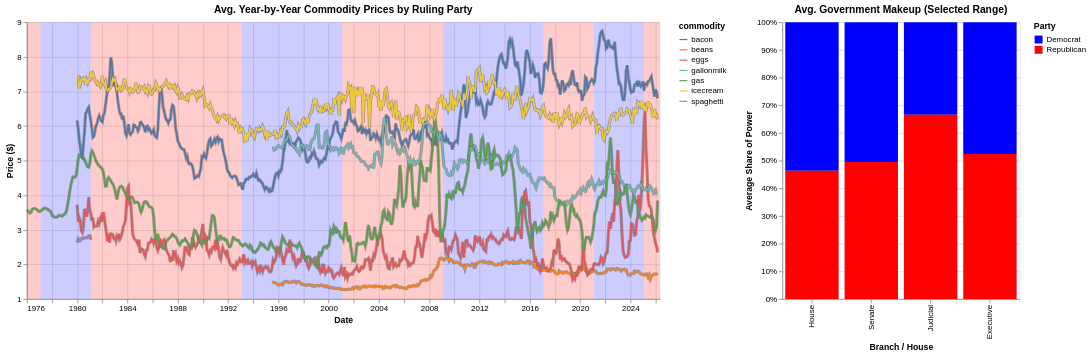

Notebook cell for this chart:
### Markdown cell above
# Visualization 1 Chart

This cell below transforms the processed time-series data into an interactive dashboard that correlates political leadership with economic trends. It utilizes `Altair` to create a multi-layered, synchronized visualization.

* **Data Reshaping for Visualization:** The code converts monthly commodity prices and government makeup statistics into "long-format" DataFrames. This is a critical step for Altair, as it allows the charting engine to dynamically group data by commodity name or government branch.
* **Temporal Block Generation:** It calculates "blocks" of political time by identifying consecutive months where the same party was in power. These blocks are used to create the background color-shading (red for Republican, blue for Democrat) that sits behind the price lines.
* **Interactive Brushing:** A `brush` selection is implemented on the main line chart. This allows users to click and drag to select a specific window of time (e.g., a specific presidency or economic cycle).
* **Dynamic Cross-Filtering:** The bar chart on the right is linked to the line chart via the brush selection. When a user selects a time range, the bar chart automatically updates to show the average distribution of power across the Executive, Judicial, and Legislative branches for only that selected period.
* **Visual Layering:** The final output uses a layered approach, stacking translucent party-colored rectangles behind darkened line shadows and bright data lines to ensure maximum legibility against complex backgrounds.

The result is a synchronized dashboard (`visualization1.json`) that allows for a direct visual comparison between party control and the fluctuating cost of essential goods.

### Code cell
import altair as alt

# bypass default limits to allow plotting large datasets
alt.data_transformers.disable_max_rows()

price_list = []
# collect monthly prices from individual tables into a single list
for name, df in adjusted_dataframes.items():
    if not df.empty and 'date' in df.columns and 'real_price' in df.columns:
        temp = df[['date', 'real_price']].copy()
        temp['commodity'] = name
        price_list.append(temp)

# combine all commodities into one long table for charting
df_prices = pd.concat(price_list)
# strip timezone info to prevent visualization errors
df_prices['date'] = pd.to_datetime(df_prices['date']).dt.tz_localize(None)
df_prices = df_prices.dropna(subset=['real_price'])
df_prices = df_prices.sort_values(by=['commodity', 'date'])

records = []
current_party = None
start_date = None

# prepare data for background shading based on party control
temp_dash = dash_df[['Party in Charge']].copy()
temp_dash.index = pd.to_datetime(temp_dash.index).tz_localize(None)

# group consecutive months of the same party into blocks with start and end dates
for date, row in temp_dash.iterrows():
    party = row['Party in Charge']
    if party != current_party:
        if current_party is not None:
            records.append({'start': start_date, 'end': date, 'Party': current_party})
        current_party = party
        start_date = date
        
if current_party is not None:
    records.append({'start': start_date, 'end': temp_dash.index.max(), 'Party': current_party})

df_blocks = pd.DataFrame(records).dropna(subset=['Party'])

df_makeup = dash_df.drop(columns=['Party in Charge']).copy()
df_makeup.index = pd.to_datetime(df_makeup.index).tz_localize(None)
# remove duplicate columns and set up date as a standard column
df_makeup = df_makeup.reset_index().rename(columns={'index': 'date', 'Date': 'date'})
df_makeup = df_makeup.loc[:, ~df_makeup.columns.duplicated()]

# flatten branch data into long format to allow dynamic grouping in bar chart
df_makeup = df_makeup.melt(id_vars='date', var_name='Metric', value_name='Share')
# extract branch name and party name from the metric labels
df_makeup[['Branch', 'Party']] = df_makeup['Metric'].str.split('_', expand=True)
df_makeup['Branch'] = df_makeup['Branch'].replace({'Sen': 'Senate', 'Jud': 'Judicial', 'Exec': 'Executive'})
df_makeup['Party'] = df_makeup['Party'].replace({'Dem': 'Democrat', 'Rep': 'Republican'})


party_colors = alt.Scale(domain=['Democrat', 'Republican'], range=['blue', 'red'])
# define interactive area that allows users to select time ranges by dragging
brush = alt.selection_interval(encodings=['x'])

# Rename for alignment
df_blocks_aligned = df_blocks.rename(columns={'start': 'date', 'end': 'date_end'})

# Ensure they share the exact same temporal type
df_blocks_aligned['date'] = pd.to_datetime(df_blocks_aligned['date'])
df_prices['date'] = pd.to_datetime(df_prices['date'])


lines = alt.Chart(df_prices).mark_line().encode(
    x=alt.X('date:T', title='Date'),
    y=alt.Y('real_price:Q', title='Price ($)', scale=alt.Scale(zero=False)),
    color=alt.Color('commodity:N', scale=alt.Scale(scheme='dark2')),
    tooltip=['date:T', 'commodity:N', 'real_price:Q']
).add_params(brush)

shading_ribbon = alt.Chart(df_blocks_aligned).mark_rect().encode(
    x=alt.X('date:T', title=None, axis=alt.Axis(labels=True, ticks=False)),
    x2='date_end:T',
    color=alt.Color('Party:N', scale=party_colors, legend=None)
).properties(
    width=800, 
    height=20
)

bar_chart = alt.Chart(df_makeup).transform_calculate(
    date="toDate(datum.date)"
).transform_filter(
    # filter the bar chart based on the time selection made on the line chart
    brush
).mark_bar().encode(
    x=alt.X('Branch:N', sort=['House', 'Senate', 'Judicial', 'Executive'], title='Branch / House'),
    y=alt.Y('mean(Share):Q', scale=alt.Scale(domain=[0, 1]), title='Average Share of Power', axis=alt.Axis(format='%')),
    color=alt.Color('Party:N', scale=party_colors),
    tooltip=['Branch', 'Party', alt.Tooltip('mean(Share):Q', format='.1%')]
).properties(
    width=300, height=350, title="Avg. Government Makeup (Selected Range)"
)


brush = alt.selection_interval(encodings=['x'])

# create vertical blocks of color to represent periods of party control
background = alt.Chart(df_blocks_aligned).mark_rect(opacity=0.2).encode(
    x=alt.X('date:T'),
    x2=alt.X2('date_end'),          # alt.X2(), not shorthand string
    color=alt.Color('Party:N', scale=party_colors, legend=None)
)

lines_only = alt.Chart(df_prices).mark_line().encode(
    x=alt.X('date:T', title='Date'),
    y=alt.Y('real_price:Q', title='Price ($)', scale=alt.Scale(zero=False)),
    color=alt.Color('commodity:N', scale=alt.Scale(scheme='tableau10')),
    tooltip=['date:T', 'commodity:N', 'real_price:Q']
).add_params(brush)

# create a slightly offset black line to improve legibility against background colors
shadow = alt.Chart(df_prices).mark_line(
    strokeWidth=4, 
    strokeOpacity=0.3, 
    color='black'
).encode(
    x=alt.X('date:T'),
    y=alt.Y('real_price:Q'),
    detail='commodity:N'
)

# stack background and data layers and allow independent color scales
left_panel = alt.layer(background, shadow, lines_only).resolve_scale(
    color='independent'
).properties(width=800, height=350, title="Avg. Year-by-Year Commodity Prices by Ruling Party")

# join charts horizontally and keep color schemes separate
dashboard = (left_panel | bar_chart).resolve_scale(color='independent')
dashboard.save('visualization1.json')
dashboard.display()

### Figure 1 — Vega-Lite specification as saved in the notebook (floating-point values rounded to 4 significant figures; data arrays with more than 128 entries replaced by an {"elided": "..."} marker saying what was removed)
{"config": {"view": {"continuousWidth": 300, "continuousHeight": 300}}, "hconcat": [{"layer": [{"data": {"name": "data-09ca5bcc7ab427d0685b1dcccb197148"}, "mark": {"type": "rect", "opacity": 0.2}, "encoding": {"color": {"field": "Party", "legend": null, "scale": {"domain": ["Democrat", "Republican"], "range": ["blue", "red"]}, "type": "nominal"}, "x": {"field": "date", "type": "temporal"}, "x2": {"field": "date_end"}}}, {"data": {"name": "data-a77fae93cdee10b4cadeb3d43289023b"}, "mark": {"type": "line", "color": "black", "strokeOpacity": 0.3, "strokeWidth": 4}, "encoding": {"detail": {"field": "commodity", "type": "nominal"}, "x": {"field": "date", "type": "temporal"}, "y": {"field": "real_price", "type": "quantitative"}}}, {"data": {"name": "data-a77fae93cdee10b4cadeb3d43289023b"}, "mark": {"type": "line"}, "encoding": {"color": {"field": "commodity", "scale": {"scheme": "tableau10"}, "type": "nominal"}, "tooltip": [{"field": "date", "type": "temporal"}, {"field": "commodity", "type": "nominal"}, {"field": "real_price", "type": "quantitative"}], "x": {"field": "date", "title": "Date", "type": "temporal"}, "y": {"field": "real_price", "scale": {"zero": false}, "title": "Price ($)", "type": "quantitative"}}, "name": "view_dd4e6327836a7784_2"}], "height": 350, "resolve": {"scale": {"color": "independent"}}, "title": "Avg. Year-by-Year Commodity Prices by Ruling Party", "width": 800}, {"data": {"name": "data-7530d193aafa041ede0f938ceff22bd6"}, "mark": {"type": "bar"}, "encoding": {"color": {"field": "Party", "scale": {"domain": ["Democrat", "Republican"], "range": ["blue", "red"]}, "type": "nominal"}, "tooltip": [{"field": "Branch", "type": "nominal"}, {"field": "Party", "type": "nominal"}, {"aggregate": "mean", "field": "Share", "format": ".1%", "type": "quantitative"}], "x": {"field": "Branch", "sort": ["House", "Senate", "Judicial", "Executive"], "title": "Branch / House", "type": "nominal"}, "y": {"aggregate": "mean", "axis": {"format": "%"}, "field": "Share", "scale": {"domain": [0, 1]}, "title": "Average Share of Power", "type": "quantitative"}}, "height": 350, "title": "Avg. Government Makeup (Selected Range)", "transform": [{"calculate": "toDate(datum.date)", "as": "date"}, {"filter": {"param": "param_c97a99acfc68b794"}}], "width": 300}], "params": [{"name": "param_c97a99acfc68b794", "select": {"type": "interval", "encodings": ["x"]}, "views": ["view_dd4e6327836a7784_2"]}], "resolve": {"scale": {"color": "independent"}}, "$schema": "https://vega.github.io/schema/vega-lite/v6.4.1.json", "datasets": {"data-09ca5bcc7ab427d0685b1dcccb197148": [{"date": "1976-01-01T00:00:00", "date_end": "1977-02-01T00:00:00", "Party": "Republican"}, {"date": "1977-02-01T00:00:00", "date_end": "1981-02-01T00:00:00", "Party": "Democrat"}, {"date": "1981-02-01T00:00:00", "date_end": "1993-02-01T00:00:00", "Party": "Republican"}, {"date": "1993-02-01T00:00:00", "date_end": "2001-02-01T00:00:00", "Party": "Democrat"}, {"date": "2001-02-01T00:00:00", "date_end": "2009-02-01T00:00:00", "Party": "Republican"}, {"date": "2009-02-01T00:00:00", "date_end": "2017-02-01T00:00:00", "Party": "Democrat"}, {"date": "2017-02-01T00:00:00", "date_end": "2021-02-01T00:00:00", "Party": "Republican"}, {"date": "2021-02-01T00:00:00", "date_end": "2025-02-01T00:00:00", "Party": "Democrat"}, {"date": "2025-02-01T00:00:00", "date_end": "2026-05-01T00:00:00", "Party": "Republican"}], "data-a77fae93cdee10b4cadeb3d43289023b": {"elided": "3011 records"}, "data-7530d193aafa041ede0f938ceff22bd6": {"elided": "4840 records"}}}
